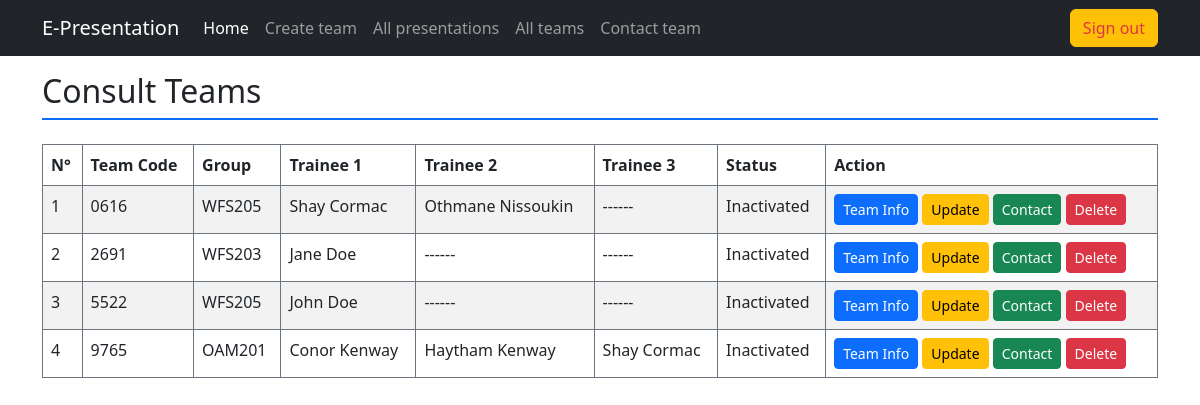
/index.php?action=all_teams (signed in), run on an earlier commit of the app's database.
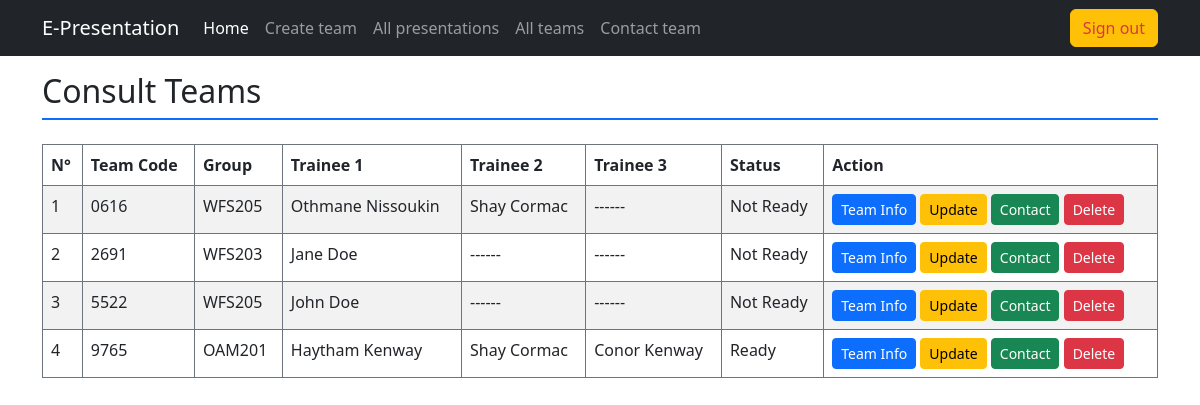
And on a later commit of the database.
### tables this page shows
CREATE TABLE `team` (
  `team_code` varchar(8) NOT NULL,
  `group_code` varchar(10) NOT NULL,
  `presentation_date` date DEFAULT NULL,
  `presentation_time` time DEFAULT NULL,
  `status` enum('Done','Ready','Not Ready') DEFAULT 'Not Ready'
);

### controller/layouts_rendering.php (called while the page is built, shortened)
<?php
    class LayoutRendering {
        static function all_teams() {
            $teams_data = PresentationModel::fetch_teams_full_info();
            if (isset($teams_data[0])) {
                $teams_data = is_null($teams_data[0]["team_code"]) ? [] : $teams_data;
            }
            require "view/mentor/all_teams.php";
        }
    }

### model/team_model.php (called while the page is built, shortened)
<?php
    class PresentationModel {
        static function connection() {
            $username = "root";
            $password = "";
            $host = "localhost";
            $dbname = "e-presentations";
            $dsn = "mysql:host=$host;dbname=$dbname";
            try {
                return new PDO($dsn, $username, $password);
            } catch (PDOException $err) {
                echo "<div class='alert alert-danger'>Database connection couldn't be established</div>";
                $err->getMessage();
            }
        }
        static function fetch_teams_full_info() {
            $connection = self::connection();
            $request = $connection->prepare("
                SELECT team.team_code, GROUP_CONCAT(trainee.fullname) AS members, team.group_code, team.status
                FROM team
                INNER JOIN trainee
                ON team.team_code = trainee.team_code
                GROUP BY team.team_code;");
            $request->execute();
            return $request->fetchAll(PDO::FETCH_ASSOC);
        }
    }
?>

### view/mentor/all_teams.php (the view, shortened to what this page needs)
<h2 class="border-bottom pb-2 border-2 border-primary mb-4">Consult Teams</h2>
<div class="table-responsive">
    <table class="table table-bordered border-secondary table-striped table-hover">
        <thead>
            <th>N°</th>
            <th>Team Code</th>
            <th>Group</th>
            <th>Trainee 1</th>
            <th>Trainee 2</th>
            <th>Trainee 3</th>
            <th>Status</th>
            <th>Action</th>
        </thead>
        <?php
            $counter = 0;
            foreach($teams_data as $team):
                ++$counter;
                $members = explode(",", $team["members"]);
        ?>
            <tr>
                <td><?= $counter ?></td>
                <td><?= $team["team_code"] ?></td>
                <td><?= $team["group_code"] ?></td>
                <td><?= isset($members[0]) ? $members[0] : "------" ?></td>
                <td><?= isset($members[1]) ? $members[1] : "------" ?></td>
                <td><?= isset($members[2]) ? $members[2] : "------" ?></td>
                <td><?= $team["status"] ?></td>
                <td>
                    <a href="index.php?action=team_info&team_code=<?= $team["team_code"] ?>" class="btn btn-sm btn-primary" target="_blank">Team Info</a>
                    <a href="index.php?action=update&team_code=<?= $team["team_code"] ?>" class="btn btn-sm btn-warning" target="_blank">Update</a>
                    <button class="btn btn-sm btn-success">Contact</button>
                    <button class="btn btn-sm btn-danger">Delete</button>
                </td>
            </tr>
        <?php
            endforeach;
        ?>
    </table>
</div>
<?php
    $content = ob_get_contents();
    require "view/master.php";
?>

### index.php (shortened to what this page needs)
<?php
    require "model/team_model.php";
    require "controller/layouts_rendering.php";
    if (isset($_GET["action"])) {
        switch ($_GET["action"]):
            case "all_teams":
                LayoutRendering::all_teams();
                break;
        endswitch;
    } else {
        LayoutRendering::main();
    }
?>

### view/master.php (shortened to what this page needs)
<!DOCTYPE html>
<html lang="en">
<head>
    <link rel="stylesheet" href="https://cdn.jsdelivr.net/npm/bootstrap@5.2.3/dist/css/bootstrap.min.css" />
    <link rel="stylesheet" href="https://cdn.jsdelivr.net/npm/bootstrap-icons@1.10.5/font/bootstrap-icons.css">
</head>
<body>
    <main class="container py-3">
    <?= $content ?>
    </main>
</body>
</html>

What changed in the data, as far as the page shows it:
changed team id 0616: members "Shay Cormac" → "Othmane Nissoukin"; members "Othmane Nissoukin" → "Shay Cormac"; status "Inactivated" → "Not Ready"
changed team "WFS203": status "Inactivated" → "Not Ready"
changed team id 5522: status "Inactivated" → "Not Ready"
changed team "OAM201": members "Conor Kenway" → "Haytham Kenway"; members "Haytham Kenway" → "Shay Cormac"; members "Shay Cormac" → "Conor Kenway"; status "Inactivated" → "Ready"
